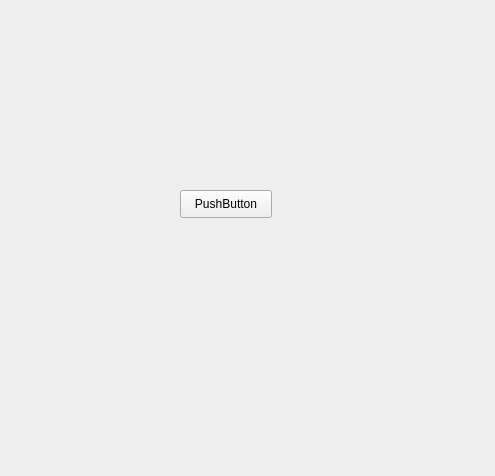
<?xml version="1.0" encoding="UTF-8"?>
<ui version="4.0">
 <class>Form</class>
 <widget class="QWidget" name="Form">
  <property name="geometry">
   <rect>
    <x>0</x>
    <y>0</y>
    <width>495</width>
    <height>476</height>
   </rect>
  </property>
  <property name="windowTitle">
   <string>Form</string>
  </property>
  <widget class="QPushButton" name="pushButton">
   <property name="geometry">
    <rect>
     <x>180</x>
     <y>190</y>
     <width>92</width>
     <height>28</height>
    </rect>
   </property>
   <property name="text">
    <string>PushButton</string>
   </property>
  </widget>
 </widget>
 <resources/>
 <connections/>
</ui>
